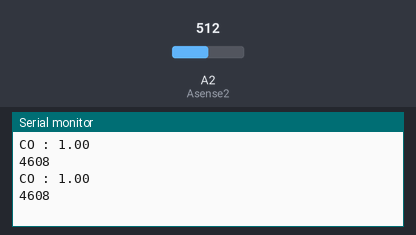
Recording of a sketch running on a simulated Arduino Uno, built with avr-gcc and run on an emulated ATmega328P. Parts: the last lines printed to the serial monitor. The inputs (shaded band) are chosen by the test bench; at power-on: A2 (Asense2) = 512.

Above: at 6.8 s.
6.9 s: A2 (Asense2) set to 0
At 9.7 s:
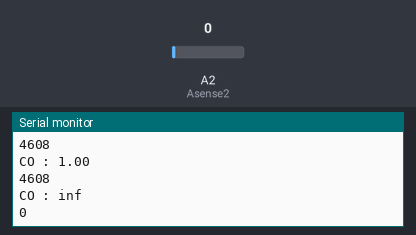
13.5 s: A2 (Asense2) set to 122
At 15.6 s:
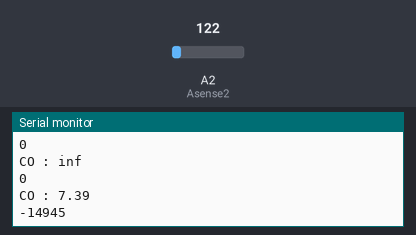
Timing chart, 0 to 17.1 s (numbered marks = the images above; inputs shaded):
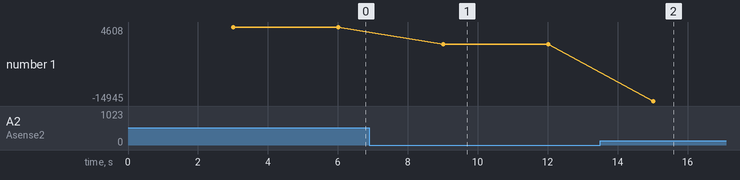

Measured:
- after the input at 6.9 s, the serial monitor: prints a new line after 2.1 s (image 1)
- after the input at 13.5 s, the serial monitor: prints a new line after 1.5 s (image 2)
- plotted number 1: 4608 → 0 after the input at 6.9 s, 0 → -14945 after the input at 13.5 s

The sketch:

Hive_Sensors.ino
```cpp
// read air pollution sensors and print data to serial monitor
// print data to sd card , deliminated
// read data and RTC

#include <SD.h>

#define Asense1 A1
#define Asense2 A2
#define Asense3 A3
const int Ro = 330;
//ppm formula
//Pull-Down Resistance
const int RLOAD1 = 1;
const int RLOAD10 = 10;
//resistance in open air

// Define timeout in ms
#define TIMEOUT 3000


// Alarmlevels to be modified
#define TEMPALARM 30
#define HUMALARM 65
#define CO2ALARM 1000

// Set the low, mid and high thresolds for flagging data?
// T in deg Celsius
//float tempthreshold[3] = {
// 15, 20, 25};
// CO2 in ppm
//float airthreshold[3] = {
//  200, 200, 300};
// Rel Humidity in percent
//float humthreshold[3] = {
//  35, 45, 60};

/*
// Initialize the gas Sensor
MQ135 gasSensori = MQ135(Asense1);
MQ135 gasSensorii = MQ135(Asense2);
MQ135 gasSensoriii = MQ135(Asense3);
*/

void setup() {
  pinMode(Asense1,INPUT);
  pinMode(Asense2,INPUT);
  pinMode(Asense3,INPUT);
  //Set up the serial terminal
  Serial.begin(9600);

  int Row[] = {};


}
/*
void loop() {
  // Wait a few seconds between measurements.
  // TODO: This is not ideal - better put the Arduino to sleep here
  delay(TIMEOUT);

  // Reading temperature or humidity takes about 250 milliseconds!
  // Sensor readings may also be up to 2 seconds 'old' (its a very slow sensor)
  float h = dht.readHumidity();
  // Read temperature as Celsius
  float t = dht.readTemperature();
  // Read temperature as Fahrenheit - in case you still don't use the SI
  //float f = dht.readTemperature(true);

  // Check if any reads failed and exit early (to try again).
  if (isnan(h) || isnan(t)) {
    Serial.println("Failed to read from DHT sensor!");
    return;
  }
*/
  float getResistance() {
  int val = analogRead(A2);
  return ((1023. / (float)val) - 1.) * RLOAD10;
}
void loop() {

  // after burnin time sensors need 3 minutes before readings are stable
  delay(3000); //*60
 float Vrl = 5.0 * analogRead(Asense2) / 1023;
 float Rs = 1 * ( 5.0 - Vrl) / Vrl;
 int ratio = 116.6 * pow((Rs/Ro), -2.76);
// ratio = constrain(ratio, 0, 30);  // 400 .. 5000
 Serial.print ( "CO : ");
 Serial.println(Rs);
 Serial.println(ratio);

/*
//  Calculate resistance  set with R0

  int co2nowi[10];
  int co2nowii[10];
  int co2nowiii[10];//int array for co2 readings
  int co2rawi = 0;                               //int for raw value of co2
  int co2rawii = 0;
  int co2rawiii = 0;
  int co2compi = 0;
  int co2compii = 0;
  int co2compiii = 0;//int for compensated co2
  int co2ppm = 0;                               //int for calculated ppm
  int z = 0;
  int zz = 0;
  int zzz = 0;                                  //int for averaging

  for (int x = 0;x<10;x++){                   //samplpe co2 10x over 2 seconds
  co2nowi[x]=analogRead(Asense1);
  co2nowii[x]=analogRead(Asense1);
  co2nowiii[x]=analogRead(Asense1);
  delay(200);
}

  for (int x = 0;x<10;x++){                     //add samples together
      z=z + co2nowi[x];
      zz=zz + co2nowii[x];
      zzz=zzz + co2nowiii[x];
    }
    co2rawi = z/10;
    co2rawii = zz/10;
    co2rawiii = zzz/10;//divide samples by 10
    co2compi = co2rawi - Ro;
    co2compii = co2rawii - Ro;
    co2compiii = co2rawiii - Ro;
    //get compensated value
//    co2ppm = map(co2comp,0,1023,400,5000);


  Serial.print("T: ");
  Serial.print(t);
  Serial.print(" *C\t");
  Serial.print("H: ");
  Serial.print(h);
  Serial.print(" %\t");


  Serial.print("Sensor 1 RZero: ");
  Serial.print(co2compi);
  Serial.println(" kOhm");
  Serial.println("#####");
  Serial.print("Sensor 1 RZero: ");
  Serial.print(co2compii);
  Serial.println(" kOhm");
  Serial.println("#####");
  Serial.print("Sensor 1 RZero: ");
  Serial.print(co2compiii);
  Serial.println(" kOhm");
  */

}
```
